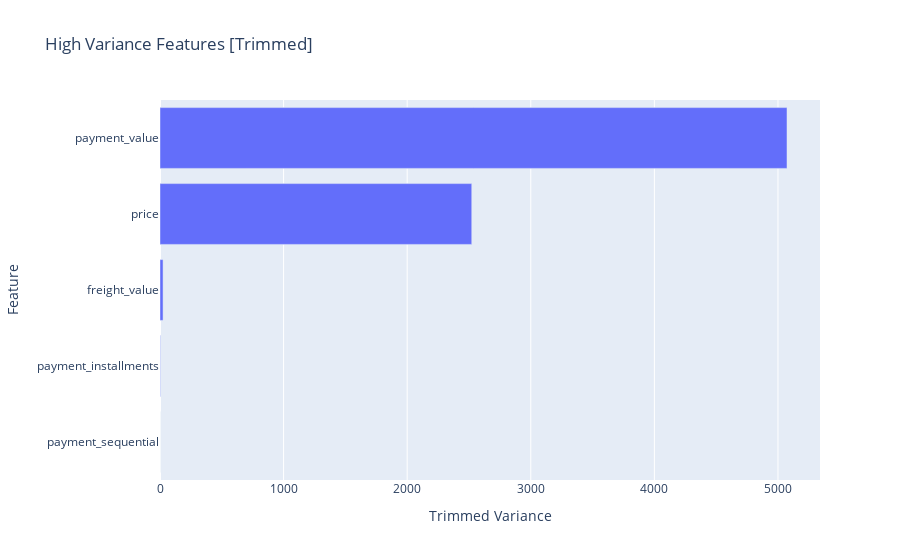

The cell this chart's notebook holds for it:
### Code cell
# Create horizontal bar chart of `top_ten_trim_var`
tim_var_fig = px.bar(x=top_ten_trim_var,
            y=top_ten_trim_var.index,
            title="High Variance Features [Trimmed]")
tim_var_fig.update_layout(xaxis_title="Trimmed Variance", yaxis_title="Feature")

tim_var_fig.show()

### Figure 1 — Plotly figure (JSON) as saved in the notebook; plotly's stock layout.template omitted (floating-point values rounded to 4 significant figures)
{"data": [{"alignmentgroup": "True", "hovertemplate": "x=%{x}<br>y=%{y}<extra></extra>", "legendgroup": "", "marker": {"color": "#636efa", "pattern": {"shape": ""}}, "name": "", "offsetgroup": "", "orientation": "h", "showlegend": false, "textposition": "auto", "type": "bar", "x": [0, 3.2, 24.77, 2522.0, 5073.0], "xaxis": "x", "y": ["payment_sequential", "payment_installments", "freight_value", "price", "payment_value"], "yaxis": "y"}], "layout": {"autosize": true, "barmode": "relative", "legend": {"tracegroupgap": 0}, "title": {"text": "High Variance Features [Trimmed]"}, "xaxis": {"anchor": "y", "autorange": true, "domain": [0, 1], "range": [0, 5340.0], "showspikes": false, "title": {"text": "Trimmed Variance"}, "type": "linear"}, "yaxis": {"anchor": "x", "autorange": true, "domain": [0, 1], "range": [-0.5, 4.5], "showspikes": false, "title": {"text": "Feature"}, "type": "category"}}}
